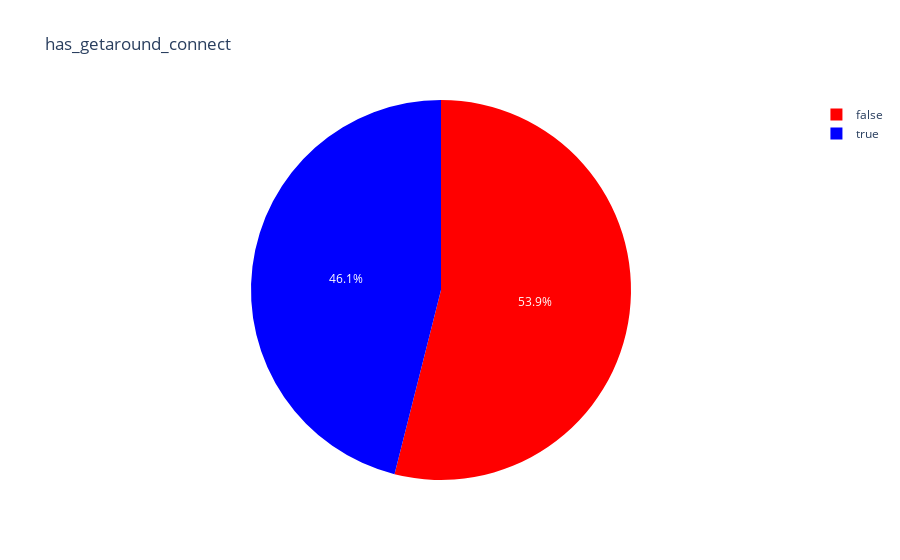

The notebook cell this image was saved under:
### Markdown cell above
## Some features that may be associated with delays in returning the car or not :

### Code cell
px.pie(data_price, 'has_getaround_connect', title='has_getaround_connect', color='has_getaround_connect', color_discrete_map={True: 'blue', False: 'red'})

### Figure 1 — Plotly figure (JSON) as saved in the notebook; plotly's stock layout.template omitted (floating-point values rounded to 4 significant figures; data arrays with more than 128 entries replaced by an {"elided": "..."} marker saying what was removed)
{"data": [{"customdata": {"elided": "4841x1 bool values"}, "domain": {"x": [0, 1], "y": [0, 1]}, "hovertemplate": "has_getaround_connect=%{customdata[0]}<extra></extra>", "labels": {"elided": "4841 bool values"}, "legendgroup": "", "marker": {"colors": {"elided": "4841 str values"}}, "name": "", "showlegend": true, "type": "pie"}], "layout": {"legend": {"tracegroupgap": 0}, "title": {"text": "has_getaround_connect"}}}
